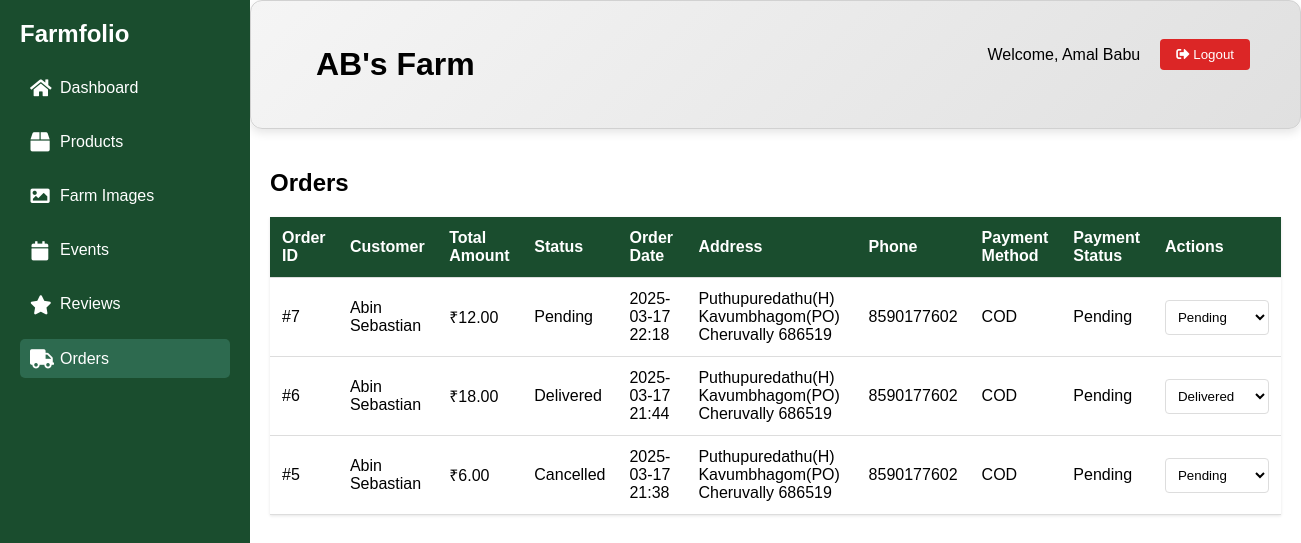
Page /farm/orders.php (signed in) on the committed database.
### tables this page shows
CREATE TABLE `tbl_farms` (
  `farm_id` int(11) NOT NULL,
  `user_id` int(11) NOT NULL,
  `farm_name` varchar(255) NOT NULL,
  `location` varchar(255) NOT NULL,
  `description` text DEFAULT NULL,
  `created_at` timestamp NOT NULL DEFAULT current_timestamp(),
  `status` enum('pending','active','rejected') NOT NULL DEFAULT 'pending'
);

CREATE TABLE `tbl_orders` (
  `order_id` int(11) NOT NULL,
  `user_id` int(11) NOT NULL,
  `total_amount` decimal(10,2) NOT NULL,
  `order_status` enum('pending','processing','shipped','delivered','cancelled') NOT NULL DEFAULT 'pending',
  `order_date` datetime NOT NULL,
  `delivery_address` text DEFAULT NULL,
  `phone_number` varchar(15) DEFAULT NULL,
  `payment_method` varchar(10) NOT NULL DEFAULT 'cod',
  `payment_status` enum('pending','paid','failed') NOT NULL DEFAULT 'pending'
);

### farm/orders.php (the view, shortened to what this page needs)
<?php
include '../databse/connect.php';
$is_farm_active = false;
if(isset($_SESSION['userid'])){
    $userid = $_SESSION['userid'];
    $farm = "SELECT * FROM tbl_farms WHERE user_id=$userid";
    $result = mysqli_query($conn, $farm);
    $row = $result->fetch_assoc();
    if($row && $row['status'] == 'active') {
        $is_farm_active = true;
        $farm_id = $row['farm_id'];
    }
}
if($is_farm_active) {
    $orders_query = "SELECT o.*, u.username
                    FROM tbl_orders o
                    JOIN tbl_login u ON o.user_id = u.userid
                    JOIN tbl_order_items oi ON o.order_id = oi.order_id
                    JOIN tbl_products p ON oi.product_id = p.product_id
                    WHERE p.farm_id = $farm_id
                    GROUP BY o.order_id
                    ORDER BY o.order_date DESC";
    $orders_result = mysqli_query($conn, $orders_query);
}
?>
<!DOCTYPE html>
<html>
<head>
    <link rel="stylesheet" href="https://cdnjs.cloudflare.com/ajax/libs/font-awesome/5.15.4/css/all.min.css">
    <link rel="stylesheet" href="farm.css">
</head>
<body>
    <nav class="sidebar">
        <div class="sidebar-header">
            <h2>Farmfolio</h2>
        </div>
        <ul class="sidebar-menu">
            <li><a href="farm.php"><i class="fas fa-home"></i><span>Dashboard</span></a></li>
            <li><a href="p.php" ><i class="fas fa-box"></i><span>Products</span></a></li>
            <li><a href="image.php"><i class="fas fa-image"></i><span>Farm Images</span></a></li>
            <li><a href="event.php"><i class="fas fa-calendar"></i><span>Events</span></a></li>
            <li><a href="review.php"><i class="fas fa-star"></i><span>Reviews</span></a></li>
            <li><a href="orders.php" class="active"><i class="fas fa-truck"></i><span>Orders</span></a></li>
        </ul>
    </nav>
    <div class="main-content">
    <div class="dashboard-header">
                <?php if(isset($row['farm_name'])&&isset($_SESSION['username'])){?>
                <h1><?php echo $row['farm_name'];?></h1>
                <div class="user-section">
                    <span>Welcome, <?php echo $_SESSION['username'];?></span>
                    <a href="http://localhost/mini%20project/logout/logout.php"><button class="logout-btn"><i class="fas fa-sign-out-alt"></i> Logout</button></a>
                </div>
                <?php }?>
            </div>
        <?php if($is_farm_active): ?>
            <div class="orders-container">
                <h2>Orders</h2>
                <table class="orders-table">
                    <thead>
                        <tr>
                            <th>Order ID</th>
                            <th>Customer</th>
                            <th>Total Amount</th>
                            <th>Status</th>
                            <th>Order Date</th>
                            <th>Address</th>
                            <th>Phone</th>
                            <th>Payment Method</th>
                            <th>Payment Status</th>
                            <th>Actions</th>
                        </tr>
                    </thead>
                    <tbody>
                        <?php while($order = mysqli_fetch_assoc($orders_result)): ?>
                        <tr>
                            <td>#<?php echo $order['order_id']; ?></td>
                            <td><?php echo $order['username']; ?></td>
                            <td>₹<?php echo $order['total_amount']; ?></td>
                            <td><?php echo ucfirst($order['order_status']); ?></td>
                            <td><?php echo date('Y-m-d H:i', strtotime($order['order_date'])); ?></td>
                            <td><?php echo $order['delivery_address']; ?></td>
                            <td><?php echo $order['phone_number']; ?></td>
                            <td><?php echo strtoupper($order['payment_method']); ?></td>
                            <td><?php echo ucfirst($order['payment_status']); ?></td>
                            <td>
                                <select class="status-update" data-order-id="<?php echo $order['order_id']; ?>">
                                    <option value="pending" <?php echo $order['order_status'] == 'pending' ? 'selected' : ''; ?>>Pending</option>
                                    <option value="delivered" <?php echo $order['order_status'] == 'delivered' ? 'selected' : ''; ?>>Delivered</option>
                                </select>
                            </td>
                        </tr>
                        <?php endwhile; ?>
                    </tbody>
                </table>
            </div>
        <?php endif; ?>
    </div>
</body>
</html>

### farm/farm.css (style rules this page uses)
* { margin: 0; padding: 0; box-sizing: border-box; font-family: Arial, sans-serif; }
body { display: flex; min-height: 100vh; }
.dashboard-header { padding: 30px 50px; display: flex; justify-content: space-between; align-items: center; margin-bottom: 20px; background: linear-gradient(135deg, #f5f5f5, #e0e0e0); border-radius: 12px; box-shadow: 0px 4px 10px rgba(0, 0, 0, 0.1); border: 1px solid #d1d1d1; }
.dashboard-header h1 { margin: 15px; }
.user-section { display: flex; align-items: center; gap: 20px; }
.logout-btn { padding: 8px 16px; background: #dc2626; color: white; border: none; border-radius: 4px; cursor: pointer; transition: background 0.3s; }
.user-section { display: flex; justify-content: flex-end; align-items: center; gap: 20px; margin-bottom: 20px; }
.sidebar { width: 250px; background: #1a4d2e; color: white; padding: 20px; position: fixed; height: 100vh; left: 0; top: 0; transition: width 0.3s ease; }
.sidebar-menu { list-style: none; padding: 0; margin: 20px 0; }
.sidebar-menu li { margin: 15px 0; }
.sidebar-menu a { color: white; text-decoration: none; display: flex; align-items: center; padding: 10px; border-radius: 5px; transition: background 0.3s; }
.sidebar-menu i { margin-right: 10px; font-size: 1.2rem; width: 20px; text-align: center; }
.main-content { margin-left: 250px; flex: 1; transition: margin-left 0.3s ease; }
.main-content { margin-left: 250px; flex: 1; display: flex; flex-direction: column; min-height: 100vh; }
.active { background: #2d6a4f; }

### farm/orders.php (style rules this page uses)
.orders-container { padding: 20px; }
.orders-table { width: 100%; border-collapse: collapse; margin-top: 20px; background: white; box-shadow: 0 1px 3px rgba(0,0,0,0.1); }
.orders-table th, .orders-table td { padding: 12px; text-align: left; border-bottom: 1px solid #ddd; }
.orders-table th { background: #1a4d2e; color: white; }
.status-update { padding: 5px; border-radius: 4px; border: 1px solid #ddd; }
.status-update { padding: 8px; border: 1px solid #ddd; border-radius: 4px; background-color: white; cursor: pointer; transition: all 0.3s ease; }
.orders-table tbody tr { transition: background-color 0.3s ease; }

### rows in the picture
tbl_farms: farm_name "AB's Farm"
tbl_orders: order_id "7", username "Abin Sebastian", total_amount "12.00", order_status "Pending", order_date "2025-03-17 22:18", delivery_address "Puthupuredathu(H) Kavumbhagom(PO) Cheruvally 686519", phone_number "8590177602", payment_method "COD", payment_status "Pending", order_status+order_id "Pending"
tbl_orders: order_id "6", username "Abin Sebastian", total_amount "18.00", order_status "Delivered", order_date "2025-03-17 21:44", delivery_address "Puthupuredathu(H) Kavumbhagom(PO) Cheruvally 686519", phone_number "8590177602", payment_method "COD", payment_status "Pending", order_status+order_id "Delivered"
tbl_orders: order_id "5", username "Abin Sebastian", total_amount "6.00", order_status "Cancelled", order_date "2025-03-17 21:38", delivery_address "Puthupuredathu(H) Kavumbhagom(PO) Cheruvally 686519", phone_number "8590177602", payment_method "COD", payment_status "Pending", order_id "Pending"

### other values in the picture
$_SESSION['username'] "Amal Babu"
